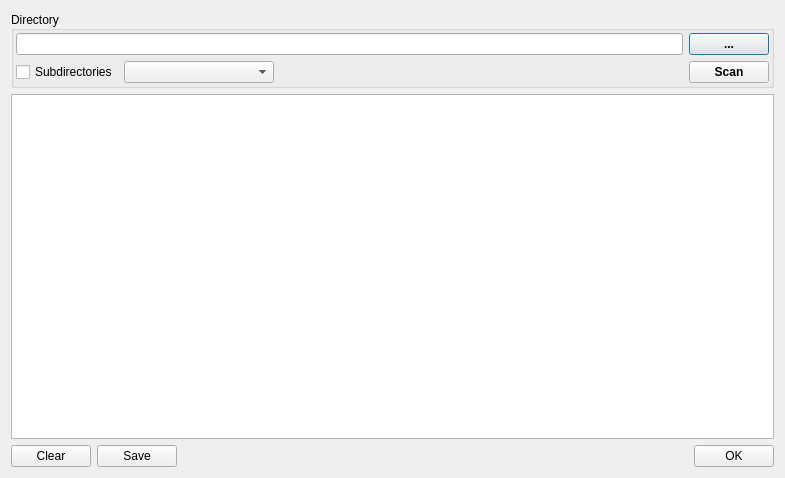
<?xml version="1.0" encoding="UTF-8"?>
<ui version="4.0">
 <class>DialogDIEScanDirectory</class>
 <widget class="QDialog" name="DialogDIEScanDirectory">
  <property name="windowModality">
   <enum>Qt::ApplicationModal</enum>
  </property>
  <property name="geometry">
   <rect>
    <x>0</x>
    <y>0</y>
    <width>785</width>
    <height>478</height>
   </rect>
  </property>
  <property name="windowTitle">
   <string>Directory scan</string>
  </property>
  <property name="modal">
   <bool>true</bool>
  </property>
  <layout class="QVBoxLayout" name="verticalLayout_2">
   <item>
    <widget class="QGroupBox" name="groupBoxDirectory">
     <property name="title">
      <string>Directory</string>
     </property>
     <property name="alignment">
      <set>Qt::AlignLeading|Qt::AlignLeft|Qt::AlignVCenter</set>
     </property>
     <layout class="QHBoxLayout" name="horizontalLayout_2">
      <property name="leftMargin">
       <number>2</number>
      </property>
      <property name="topMargin">
       <number>2</number>
      </property>
      <property name="rightMargin">
       <number>2</number>
      </property>
      <property name="bottomMargin">
       <number>2</number>
      </property>
      <item>
       <layout class="QVBoxLayout" name="verticalLayout_3">
        <item>
         <widget class="QLineEdit" name="lineEditDirectoryName"/>
        </item>
        <item>
         <layout class="QHBoxLayout" name="horizontalLayout">
          <item>
           <widget class="QCheckBox" name="checkBoxScanSubdirectories">
            <property name="text">
             <string>Subdirectories</string>
            </property>
            <property name="checked">
             <bool>false</bool>
            </property>
           </widget>
          </item>
          <item>
           <widget class="XComboBoxEx" name="comboBoxFlags">
            <property name="minimumSize">
             <size>
              <width>150</width>
              <height>0</height>
             </size>
            </property>
           </widget>
          </item>
          <item>
           <spacer name="horizontalSpacer">
            <property name="orientation">
             <enum>Qt::Horizontal</enum>
            </property>
            <property name="sizeHint" stdset="0">
             <size>
              <width>158</width>
              <height>20</height>
             </size>
            </property>
           </spacer>
          </item>
         </layout>
        </item>
       </layout>
      </item>
      <item>
       <layout class="QVBoxLayout" name="verticalLayout">
        <item>
         <widget class="QPushButton" name="pushButtonOpenDirectory">
          <property name="font">
           <font>
            <bold>true</bold>
           </font>
          </property>
          <property name="text">
           <string notr="true">...</string>
          </property>
         </widget>
        </item>
        <item>
         <widget class="QPushButton" name="pushButtonScan">
          <property name="font">
           <font>
            <bold>true</bold>
           </font>
          </property>
          <property name="text">
           <string>Scan</string>
          </property>
         </widget>
        </item>
       </layout>
      </item>
     </layout>
    </widget>
   </item>
   <item>
    <widget class="QTextBrowser" name="textBrowserResult">
     <property name="acceptDrops">
      <bool>false</bool>
     </property>
     <property name="readOnly">
      <bool>true</bool>
     </property>
    </widget>
   </item>
   <item>
    <layout class="QHBoxLayout" name="horizontalLayout_3">
     <item>
      <widget class="QPushButton" name="pushButtonClear">
       <property name="text">
        <string>Clear</string>
       </property>
      </widget>
     </item>
     <item>
      <widget class="QPushButton" name="pushButtonSave">
       <property name="text">
        <string>Save</string>
       </property>
      </widget>
     </item>
     <item>
      <spacer name="horizontalSpacer_2">
       <property name="orientation">
        <enum>Qt::Horizontal</enum>
       </property>
       <property name="sizeHint" stdset="0">
        <size>
         <width>40</width>
         <height>20</height>
        </size>
       </property>
      </spacer>
     </item>
     <item>
      <widget class="QPushButton" name="pushButtonOK">
       <property name="text">
        <string>OK</string>
       </property>
      </widget>
     </item>
    </layout>
   </item>
  </layout>
 </widget>
 <customwidgets>
  <customwidget>
   <class>XComboBoxEx</class>
   <extends>QComboBox</extends>
   <header>xcomboboxex.h</header>
  </customwidget>
 </customwidgets>
 <resources/>
 <connections/>
</ui>
